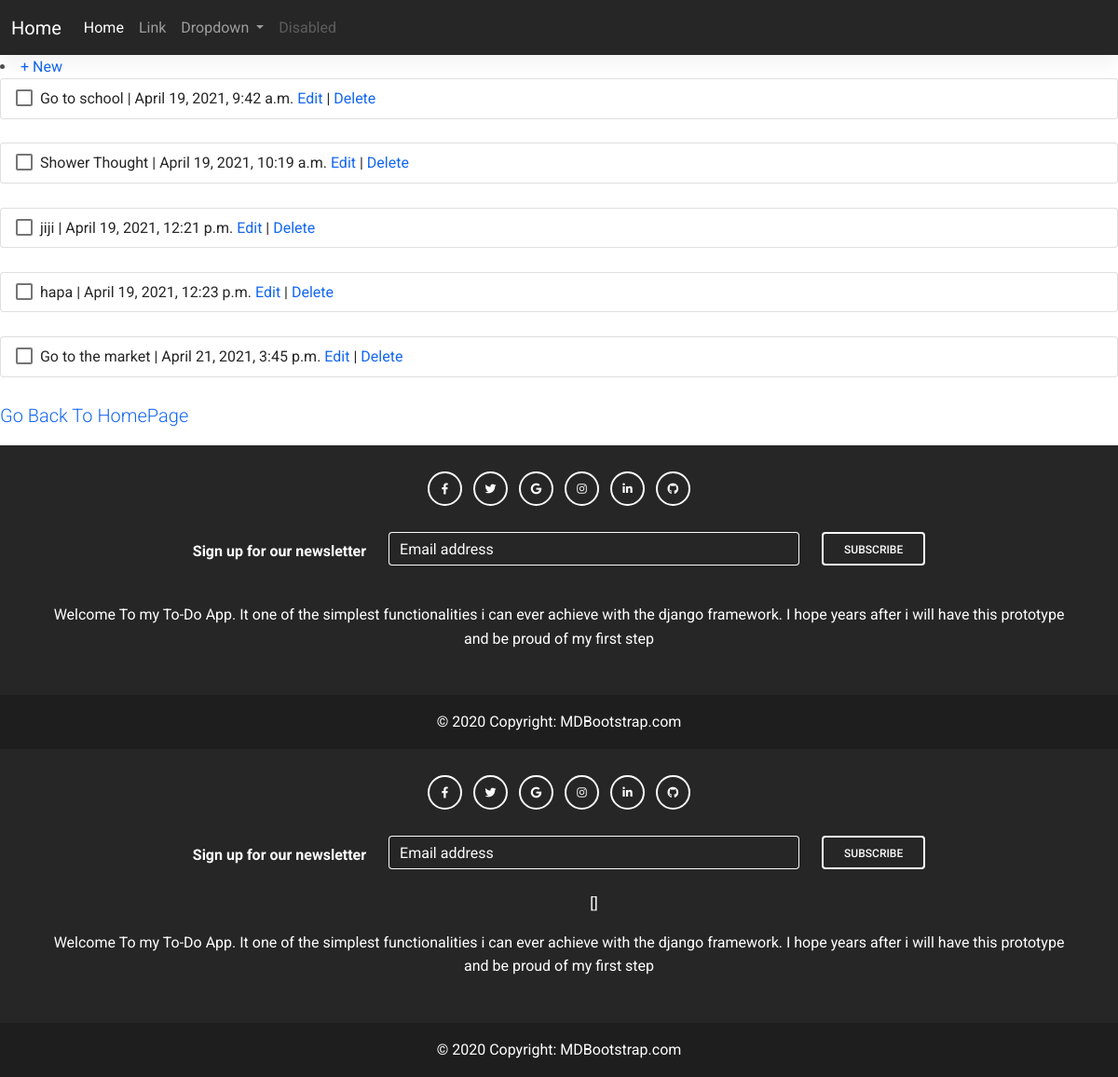
Page /tasks/ (signed in) on the committed database.
### tasks/models.py (models this page shows, shortened)
class Tasks(models.Model):
    body= models.TextField()
    date=models.DateTimeField(auto_now_add=True)

### tasks/views.py (the view)
# urls.py: path('', TaskListView.as_view(), name= 'task_list'),
class TaskListView(LoginRequiredMixin, ListView):
    model=Tasks
    template_name='task_list.html'

### templates/task_list.html (shortened to what this page needs)
{%extends 'base.html'%}
{%block content%}
<li><a href="{% url 'task_new' %}">+ New</a></li>
    {%for tasks in object_list%}
<ul class="list-group">
    <li class="list-group-item">
      <input class="form-check-input me-1" type="checkbox" value="" aria-label="..." />
      {{tasks.body}} | {{tasks.date}}  <a href="{% url 'task_edit' tasks.pk %}">Edit</a> |
      <a href="{% url 'task_delete' tasks.pk %}">Delete</a>
    </li>
    </ul>
<br>
    {%endfor%}
{%endblock content%}

### rows in the picture
Tasks: body "Go to school", date "April 19, 2021, 9:42 a.m."
Tasks: body "Shower Thought", date "April 19, 2021, 10:19 a.m."
Tasks: body "jiji", date "April 19, 2021, 12:21 p.m."
Tasks: body "hapa", date "April 19, 2021, 12:23 p.m."
Tasks: body "Go to the market", date "April 21, 2021, 3:45 p.m."
